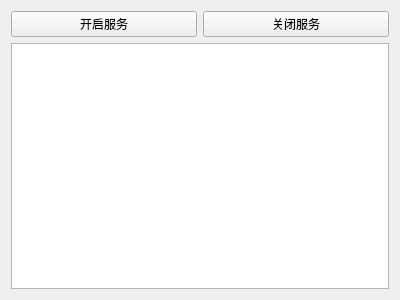
<?xml version="1.0" encoding="UTF-8"?>
<ui version="4.0">
 <class>Widget</class>
 <widget class="QWidget" name="Widget">
  <property name="geometry">
   <rect>
    <x>0</x>
    <y>0</y>
    <width>400</width>
    <height>300</height>
   </rect>
  </property>
  <property name="windowTitle">
   <string>Widget</string>
  </property>
  <layout class="QGridLayout" name="gridLayout">
   <item row="0" column="1">
    <widget class="QPushButton" name="pushButton_2">
     <property name="text">
      <string>关闭服务</string>
     </property>
    </widget>
   </item>
   <item row="0" column="0">
    <widget class="QPushButton" name="pushButton">
     <property name="text">
      <string>开启服务</string>
     </property>
    </widget>
   </item>
   <item row="1" column="0" colspan="2">
    <widget class="QTextEdit" name="textEdit"/>
   </item>
  </layout>
 </widget>
 <layoutdefault spacing="6" margin="11"/>
 <resources/>
 <connections/>
</ui>
